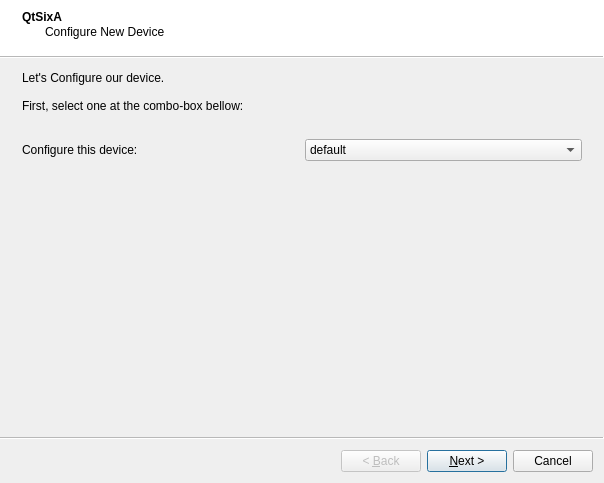
<?xml version="1.0" encoding="UTF-8"?>
<ui version="4.0">
 <class>NewDevW</class>
 <widget class="QWizard" name="NewDevW">
  <property name="geometry">
   <rect>
    <x>0</x>
    <y>0</y>
    <width>604</width>
    <height>483</height>
   </rect>
  </property>
  <property name="windowTitle">
   <string>Wizard</string>
  </property>
  <property name="wizardStyle">
   <enum>QWizard::ModernStyle</enum>
  </property>
  <widget class="QWizardPage" name="wizardPage1">
   <property name="title">
    <string>QtSixA</string>
   </property>
   <property name="subTitle">
    <string>Configure New Device</string>
   </property>
   <attribute name="pageId">
    <string notr="true">0</string>
   </attribute>
   <layout class="QVBoxLayout" name="verticalLayout">
    <item>
     <widget class="QLabel" name="label_2">
      <property name="text">
       <string>Let's Configure our device.

First, select one at the combo-box bellow:</string>
      </property>
     </widget>
    </item>
    <item>
     <spacer name="verticalSpacer_2">
      <property name="orientation">
       <enum>Qt::Vertical</enum>
      </property>
      <property name="sizeType">
       <enum>QSizePolicy::Fixed</enum>
      </property>
      <property name="sizeHint" stdset="0">
       <size>
        <width>20</width>
        <height>20</height>
       </size>
      </property>
     </spacer>
    </item>
    <item>
     <layout class="QHBoxLayout" name="horizontalLayout">
      <item>
       <widget class="QLabel" name="label">
        <property name="text">
         <string>Configure this device:</string>
        </property>
       </widget>
      </item>
      <item>
       <widget class="QComboBox" name="co_dev">
        <item>
         <property name="text">
          <string>default</string>
         </property>
        </item>
        <item>
         <property name="text">
          <string>hidraw</string>
         </property>
        </item>
       </widget>
      </item>
     </layout>
    </item>
    <item>
     <spacer name="verticalSpacer_3">
      <property name="orientation">
       <enum>Qt::Vertical</enum>
      </property>
      <property name="sizeHint" stdset="0">
       <size>
        <width>20</width>
        <height>40</height>
       </size>
      </property>
     </spacer>
    </item>
    <item>
     <widget class="QLabel" name="label_3">
      <property name="text">
       <string/>
      </property>
     </widget>
    </item>
   </layout>
  </widget>
  <widget class="QWizardPage" name="wizardPage2">
   <property name="title">
    <string>QtSixA</string>
   </property>
   <property name="subTitle">
    <string>Select input types</string>
   </property>
   <attribute name="pageId">
    <string notr="true">1</string>
   </attribute>
   <layout class="QVBoxLayout" name="verticalLayout_2">
    <item>
     <widget class="QCheckBox" name="ch_led">
      <property name="text">
       <string>Enable &amp;LEDs</string>
      </property>
      <property name="checked">
       <bool>true</bool>
      </property>
     </widget>
    </item>
    <item>
     <widget class="QCheckBox" name="ch_js">
      <property name="text">
       <string>Enable &amp;Joystick</string>
      </property>
      <property name="checked">
       <bool>true</bool>
      </property>
     </widget>
    </item>
    <item>
     <widget class="QCheckBox" name="ch_input">
      <property name="text">
       <string>Enable &amp;Input (Mouse/Keyboard)</string>
      </property>
     </widget>
    </item>
    <item>
     <widget class="QCheckBox" name="ch_rumble">
      <property name="text">
       <string>Enable Rumble</string>
      </property>
      <property name="checked">
       <bool>true</bool>
      </property>
     </widget>
    </item>
    <item>
     <widget class="QGroupBox" name="groupBox_3">
      <property name="title">
       <string>LED #</string>
      </property>
      <layout class="QGridLayout" name="gridLayout_2">
       <item row="0" column="0">
        <widget class="QRadioButton" name="r_auto_led">
         <property name="text">
          <string>Auto select</string>
         </property>
         <property name="checked">
          <bool>true</bool>
         </property>
        </widget>
       </item>
       <item row="0" column="1">
        <widget class="QCheckBox" name="ch_led_anim">
         <property name="text">
          <string>Animate on new connection (LED/Rumble)</string>
         </property>
         <property name="checked">
          <bool>true</bool>
         </property>
        </widget>
       </item>
       <item row="1" column="0">
        <layout class="QHBoxLayout" name="horizontalLayout_2">
         <item>
          <widget class="QRadioButton" name="r_manual_led">
           <property name="text">
            <string>Manual:</string>
           </property>
          </widget>
         </item>
         <item>
          <widget class="QSpinBox" name="r_led_n">
           <property name="enabled">
            <bool>false</bool>
           </property>
           <property name="minimum">
            <number>1</number>
           </property>
           <property name="maximum">
            <number>10</number>
           </property>
          </widget>
         </item>
        </layout>
       </item>
       <item row="1" column="1">
        <spacer name="horizontalSpacer">
         <property name="orientation">
          <enum>Qt::Horizontal</enum>
         </property>
         <property name="sizeHint" stdset="0">
          <size>
           <width>40</width>
           <height>20</height>
          </size>
         </property>
        </spacer>
       </item>
      </layout>
     </widget>
    </item>
    <item>
     <widget class="QGroupBox" name="groupBox">
      <property name="title">
       <string>Rumble Mode</string>
      </property>
      <layout class="QGridLayout" name="gridLayout">
       <item row="0" column="0">
        <widget class="QRadioButton" name="r_rumble_new">
         <property name="text">
          <string>New Mode</string>
         </property>
         <property name="checked">
          <bool>true</bool>
         </property>
        </widget>
       </item>
       <item row="0" column="1">
        <widget class="QRadioButton" name="r_rumble_old">
         <property name="text">
          <string>Old Mode</string>
         </property>
        </widget>
       </item>
       <item row="1" column="0">
        <widget class="QLabel" name="label_9">
         <property name="text">
          <string>&lt;i&gt;This is the standard rumble mode.&lt;br&gt;It should work on most cases.&lt;/i&gt;</string>
         </property>
        </widget>
       </item>
       <item row="1" column="1">
        <widget class="QLabel" name="label_8">
         <property name="text">
          <string>&lt;i&gt;Select this only if you're going to play old games.&lt;br&gt;A known game that requires this mode is pSX.&lt;/i&gt;</string>
         </property>
         <property name="wordWrap">
          <bool>false</bool>
         </property>
        </widget>
       </item>
      </layout>
     </widget>
    </item>
    <item>
     <spacer name="verticalSpacer_5">
      <property name="orientation">
       <enum>Qt::Vertical</enum>
      </property>
      <property name="sizeType">
       <enum>QSizePolicy::Fixed</enum>
      </property>
      <property name="sizeHint" stdset="0">
       <size>
        <width>20</width>
        <height>5</height>
       </size>
      </property>
     </spacer>
    </item>
    <item>
     <layout class="QHBoxLayout" name="horizontalLayout_4">
      <item>
       <widget class="QCheckBox" name="ch_timeout">
        <property name="enabled">
         <bool>true</bool>
        </property>
        <property name="text">
         <string>Auto-disconnect device when unused for:</string>
        </property>
       </widget>
      </item>
      <item>
       <widget class="QSpinBox" name="r_timeout">
        <property name="enabled">
         <bool>false</bool>
        </property>
        <property name="suffix">
         <string> mins</string>
        </property>
        <property name="minimum">
         <number>5</number>
        </property>
        <property name="maximum">
         <number>9999</number>
        </property>
        <property name="value">
         <number>30</number>
        </property>
       </widget>
      </item>
      <item>
       <spacer name="horizontalSpacer_2">
        <property name="orientation">
         <enum>Qt::Horizontal</enum>
        </property>
        <property name="sizeHint" stdset="0">
         <size>
          <width>40</width>
          <height>20</height>
         </size>
        </property>
       </spacer>
      </item>
     </layout>
    </item>
    <item>
     <spacer name="verticalSpacer_4">
      <property name="orientation">
       <enum>Qt::Vertical</enum>
      </property>
      <property name="sizeHint" stdset="0">
       <size>
        <width>20</width>
        <height>109</height>
       </size>
      </property>
     </spacer>
    </item>
   </layout>
  </widget>
  <widget class="QWizardPage" name="wizardPage">
   <property name="title">
    <string>QtSixA</string>
   </property>
   <property name="subTitle">
    <string>Configure Joystick</string>
   </property>
   <attribute name="pageId">
    <string notr="true">2</string>
   </attribute>
   <layout class="QVBoxLayout" name="verticalLayout_4">
    <item>
     <widget class="QCheckBox" name="js_button">
      <property name="text">
       <string>Enable &amp;Buttons</string>
      </property>
      <property name="checked">
       <bool>true</bool>
      </property>
     </widget>
    </item>
    <item>
     <widget class="QCheckBox" name="js_sbutton">
      <property name="text">
       <string>Enable &amp;Sensible Buttons</string>
      </property>
      <property name="checked">
       <bool>true</bool>
      </property>
     </widget>
    </item>
    <item>
     <widget class="QCheckBox" name="js_axis">
      <property name="text">
       <string>Enable &amp;Axis</string>
      </property>
      <property name="checked">
       <bool>true</bool>
      </property>
     </widget>
    </item>
    <item>
     <widget class="QCheckBox" name="js_accel">
      <property name="text">
       <string>Enable A&amp;ccelerometers</string>
      </property>
      <property name="checked">
       <bool>true</bool>
      </property>
     </widget>
    </item>
    <item>
     <widget class="QCheckBox" name="js_accon">
      <property name="text">
       <string>Enable Accelera&amp;tion</string>
      </property>
     </widget>
    </item>
    <item>
     <widget class="QCheckBox" name="js_speed">
      <property name="text">
       <string>Enable Sp&amp;eed</string>
      </property>
     </widget>
    </item>
    <item>
     <widget class="QCheckBox" name="js_pos">
      <property name="text">
       <string>Enable &amp;Position</string>
      </property>
     </widget>
    </item>
   </layout>
  </widget>
  <widget class="QWizardPage" name="wizardPage_2">
   <property name="title">
    <string>QtSixA</string>
   </property>
   <property name="subTitle">
    <string>Configure Input</string>
   </property>
   <attribute name="pageId">
    <string notr="true">3</string>
   </attribute>
   <layout class="QVBoxLayout" name="verticalLayout_5">
    <item>
     <layout class="QHBoxLayout" name="horizontalLayout_3">
      <item>
       <widget class="QLabel" name="label_4">
        <property name="text">
         <string>Use this Input Profile:</string>
        </property>
       </widget>
      </item>
      <item>
       <widget class="QComboBox" name="co_input">
        <item>
         <property name="text">
          <string>(None)</string>
         </property>
        </item>
       </widget>
      </item>
     </layout>
    </item>
    <item>
     <widget class="QCheckBox" name="ch_lr3">
      <property name="enabled">
       <bool>true</bool>
      </property>
      <property name="text">
       <string>Use L3/R3 to enable|disable axis/buttons</string>
      </property>
     </widget>
    </item>
    <item>
     <widget class="QGroupBox" name="groupBox_2">
      <property name="title">
       <string>Preview:</string>
      </property>
      <layout class="QVBoxLayout" name="verticalLayout_3">
       <item>
        <widget class="QLabel" name="label_5">
         <property name="text">
          <string/>
         </property>
        </widget>
       </item>
       <item>
        <widget class="QLabel" name="l_preview">
         <property name="text">
          <string/>
         </property>
         <property name="pixmap">
          <pixmap>../../../../../../../../../usr/share/qtsixa/pics/(None).png</pixmap>
         </property>
         <property name="alignment">
          <set>Qt::AlignCenter</set>
         </property>
        </widget>
       </item>
      </layout>
     </widget>
    </item>
    <item>
     <spacer name="verticalSpacer">
      <property name="orientation">
       <enum>Qt::Vertical</enum>
      </property>
      <property name="sizeHint" stdset="0">
       <size>
        <width>20</width>
        <height>40</height>
       </size>
      </property>
     </spacer>
    </item>
    <item>
     <layout class="QHBoxLayout" name="horizontalLayout_7">
      <item>
       <widget class="QLabel" name="warn_disablejoy_ico">
        <property name="maximumSize">
         <size>
          <width>22</width>
          <height>22</height>
         </size>
        </property>
        <property name="text">
         <string/>
        </property>
        <property name="pixmap">
         <pixmap resource="../../icons/qtsixa.qrc">:/icons/hint.png</pixmap>
        </property>
        <property name="alignment">
         <set>Qt::AlignHCenter|Qt::AlignTop</set>
        </property>
       </widget>
      </item>
      <item>
       <widget class="QLabel" name="warn_disablejoy_txt">
        <property name="text">
         <string>It's recommended that you disable 'Joystick' mode when using this Input Profile.</string>
        </property>
       </widget>
      </item>
     </layout>
    </item>
   </layout>
  </widget>
  <widget class="QWizardPage" name="wizardPage_3">
   <property name="title">
    <string>QtSixA</string>
   </property>
   <property name="subTitle">
    <string>Finished</string>
   </property>
   <attribute name="pageId">
    <string notr="true">4</string>
   </attribute>
   <layout class="QVBoxLayout" name="verticalLayout_7">
    <item>
     <widget class="QLabel" name="label_6">
      <property name="text">
       <string>Click on 'Finish' to close this wizard</string>
      </property>
     </widget>
    </item>
   </layout>
  </widget>
 </widget>
 <resources>
  <include location="../../icons/qtsixa.qrc"/>
 </resources>
 <connections>
  <connection>
   <sender>r_manual_led</sender>
   <signal>toggled(bool)</signal>
   <receiver>r_led_n</receiver>
   <slot>setEnabled(bool)</slot>
   <hints>
    <hint type="sourcelabel">
     <x>82</x>
     <y>209</y>
    </hint>
    <hint type="destinationlabel">
     <x>140</x>
     <y>211</y>
    </hint>
   </hints>
  </connection>
  <connection>
   <sender>ch_timeout</sender>
   <signal>toggled(bool)</signal>
   <receiver>r_timeout</receiver>
   <slot>setEnabled(bool)</slot>
   <hints>
    <hint type="sourcelabel">
     <x>271</x>
     <y>343</y>
    </hint>
    <hint type="destinationlabel">
     <x>365</x>
     <y>346</y>
    </hint>
   </hints>
  </connection>
  <connection>
   <sender>ch_rumble</sender>
   <signal>toggled(bool)</signal>
   <receiver>groupBox</receiver>
   <slot>setEnabled(bool)</slot>
   <hints>
    <hint type="sourcelabel">
     <x>57</x>
     <y>130</y>
    </hint>
    <hint type="destinationlabel">
     <x>60</x>
     <y>236</y>
    </hint>
   </hints>
  </connection>
  <connection>
   <sender>ch_led</sender>
   <signal>toggled(bool)</signal>
   <receiver>groupBox_3</receiver>
   <slot>setEnabled(bool)</slot>
   <hints>
    <hint type="sourcelabel">
     <x>103</x>
     <y>67</y>
    </hint>
    <hint type="destinationlabel">
     <x>445</x>
     <y>152</y>
    </hint>
   </hints>
  </connection>
 </connections>
</ui>
